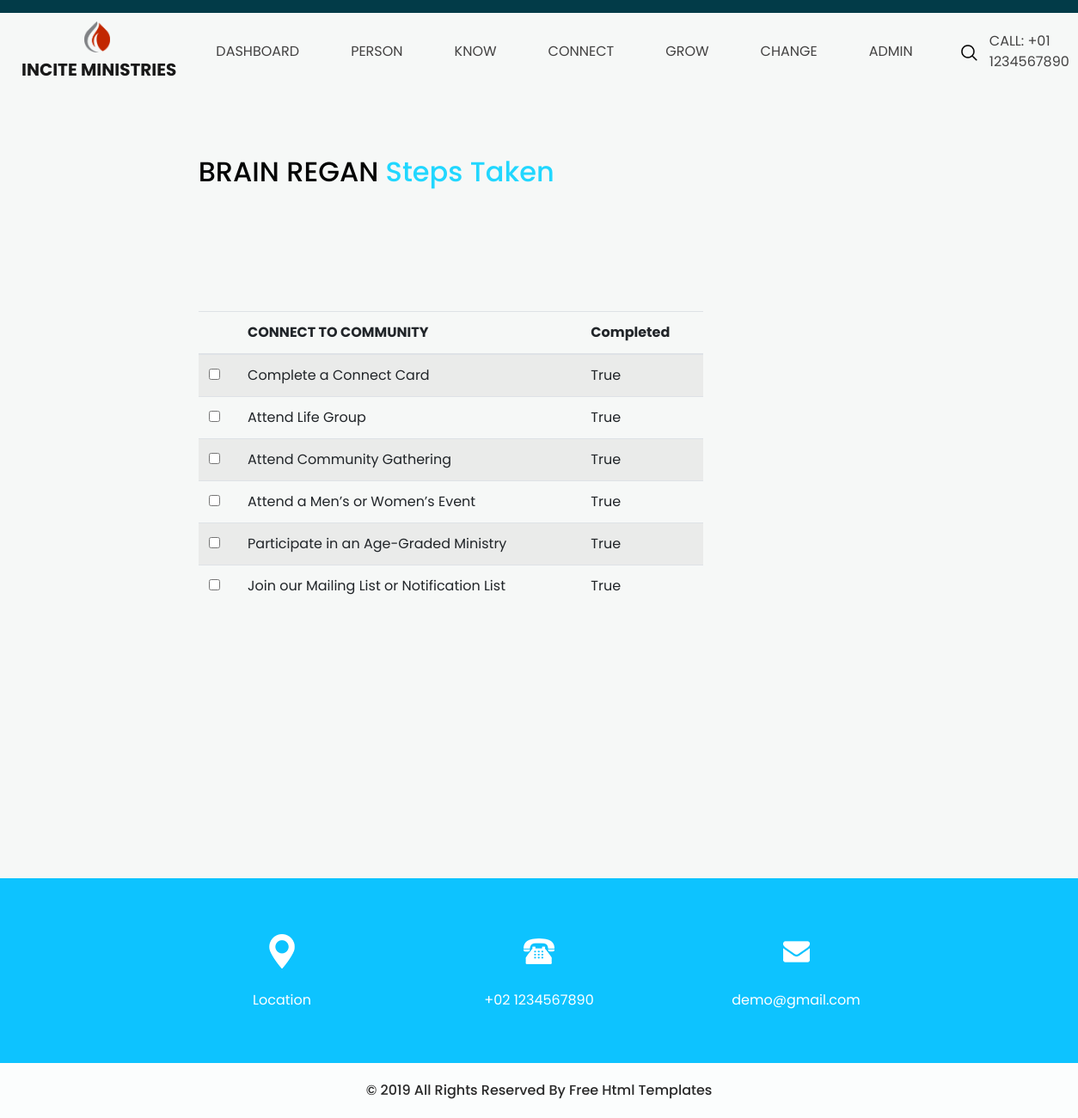
The app's page /person/progress/brain regan/4 with its own data.
### steps/models.py (models this page shows, shortened)
class Connect(models.Model):
	title = models.CharField(max_length=250, default='CONNECT TO COMMUNITY')
	complete_a_connect_card = models.BooleanField()
	attend_life_group = models.BooleanField()
	attend_community_gathering = models.BooleanField()
	attend_a_mens_or_womens_event = models.BooleanField()
	participate_in_an_Age_Graded_Ministry = models.BooleanField()
	join_our_mailing_list_or_notification_list = models.BooleanField()
	member = models.ForeignKey(Member, on_delete=models.CASCADE)

### steps/views.py (the view)
# urls.py: path('person/progress/<str:person>/<int:id>', views.progress, name='progress'),
def progress(request, person, id):
    name = person.upper()
    member_know = Know.objects.filter(member=id).values()
    member_connect = Connect.objects.filter(member=id).values()
    member_grow = Grow.objects.filter(member=id).values()
    member_change = Change.objects.filter(member=id).values()
    context = {
        'name':name,
        'member_know':member_know,
        'member_connect': member_connect,
        'member_grow': member_grow,
        'member_change': member_change,
    }
    return render(request, 'progress.html', context)

### steps/templates/progress.html (shortened to what this page needs)
{% extends 'base.html' %}
{% load static %}
{% block content %}
  <section class="service_section layout_padding">
    <div class="container-fluid">
      <div class="row">
        <div class="col-md-6 offset-md-2">
          <h2 class="custom_heading">
            {{name}} <span>Steps Taken</span>
          </h2>
          <div class="container layout_padding2">
      </div>
      <div class="container layout_padding2">
            {% for m in member_connect %}
            <table class="table table-striped table-hover">
              <thead>
                <tr>
                  <th scope="col"></th>
                  <th scope="col">CONNECT TO COMMUNITY</th>
                  <th scope="col">Completed</th>
                </tr>
              </thead>
              <tbody>
                <tr>
                  <th scope="row"><input type="checkbox" name=""></th>
                  <td>Complete a Connect Card</td>
                  <td>{{m.complete_a_connect_card}}</td>
                </tr>
                <tr>
                  <th scope="row"><input type="checkbox" name=""></th>
                  <td>Attend Life Group</td>
                  <td>{{m.attend_life_group}}</td>
                </tr>
                <tr>
                  <th scope="row"><input type="checkbox" name=""></th>
                  <td>Attend Community Gathering</td>
                  <td>{{m.attend_community_gathering}}</td>
                </tr>
                <tr>
                  <th scope="row"><input type="checkbox" name=""></th>
                  <td>Attend a Men’s or Women’s Event</td>
                  <td>{{m.attend_a_mens_or_womens_event}}</td>
                </tr>
                <tr>
                  <th scope="row"><input type="checkbox" name=""></th>
                  <td>Participate in an Age-Graded Ministry</td>
                  <td>{{m.participate_in_an_Age_Graded_Ministry}}</td>
                </tr>
                <tr>
                  <th scope="row"><input type="checkbox" name=""></th>
                  <td>Join our Mailing List or Notification List</td>
                  <td>{{m.join_our_mailing_list_or_notification_list}}</td>
                </tr>
              </tbody>
            </table>
            {% endfor %}
      </div>
      <div class="container layout_padding2">
      </div>
      <div class="container layout_padding2">
      </div>
    </div>
  </section>
  <section class="info_section layout_padding2">
    <div class="container">
      <div class="info_items">
        <a href="">
          <div class="item ">
            <div class="img-box box-1">
            </div>
            <div class="detail-box">
              <p>
                Location
              </p>
            </div>
          </div>
        </a>
        <a href="">
          <div class="item ">
            <div class="img-box box-2">
            </div>
            <div class="detail-box">
              <p>
                +02 1234567890
              </p>
            </div>
          </div>
        </a>
        <a href="">
          <div class="item ">
            <div class="img-box box-3">
            </div>
            <div class="detail-box">
              <p>
                demo@gmail.com
              </p>
            </div>
          </div>
        </a>
      </div>
    </div>
  </section>
  <section class="container-fluid footer_section">
    <p>
      &copy; 2019 All Rights Reserved By
      <a href="https://html.design/">Free Html Templates</a>
    </p>
  </section>
</body>
</html>
{% endblock %}

### static/assets/css/style.css (style rules this page uses)
body { font-family: "Poppins", sans-serif; color: #0c0c0c; background-color: #ffffff; }
.layout_padding { padding: 75px 0; }
.layout_padding2 { padding: 45px 0; }
.custom_heading { color: #030404; }
.custom_heading span { color: #21d7ff; }
.header_section .container-fluid { padding-right: 25px; padding-left: 25px; }
a, a:hover, a:focus { text-decoration: none; }
.info_section { background-color: #0dc3ff; }
.info_items { width: 70%; margin: 0 auto; display: -webkit-box; display: -ms-flexbox; display: flex; -webkit-box-pack: justify; -ms-flex-pack: justify; justify-content: space-between; }
.info_items .item { width: 200px; display: -webkit-box; display: -ms-flexbox; display: flex; -webkit-box-orient: vertical; -webkit-box-direction: normal; -ms-flex-direction: column; flex-direction: column; -webkit-box-align: center; -ms-flex-align: center; align-items: center; text-align: center; }
.info_items .item .img-box { width: 80px; height: 80px; border-radius: 100%; background-repeat: no-repeat; background-position: center; }
.info_items .item .detail-box { margin-top: 5px; color: #fff; }
.info_items { position: relative; }
.info_items a { position: relative; }
.info_items .item .img-box.box-1 { background-image: url(../images/location-white.png); }
.info_items .item .img-box.box-2 { background-image: url(../images/telephone-white.png); }
.info_items .item .img-box.box-3 { background-image: url(../images/envelope-white.png); }
.footer_section { background-color: #fbfdfd; padding: 20px; font-weight: 500; }
.footer_section p { color: #292929; margin: 0; text-align: center; }
.footer_section a { color: #292929; }

### static/assets/css/responsive.css (style rules this page uses)
@media (min-width: 1200px) { .container { max-width: 1170px; } }

### records on screen
Connect: complete_a_connect_card "True", attend_life_group "True", attend_community_gathering "True", attend_a_mens_or_womens_event "True", participate_in_an_Age_Graded_Ministry "True", join_our_mailing_list_or_notification_list "True"

### other values on screen
{{ name }} "BRAIN REGAN"
